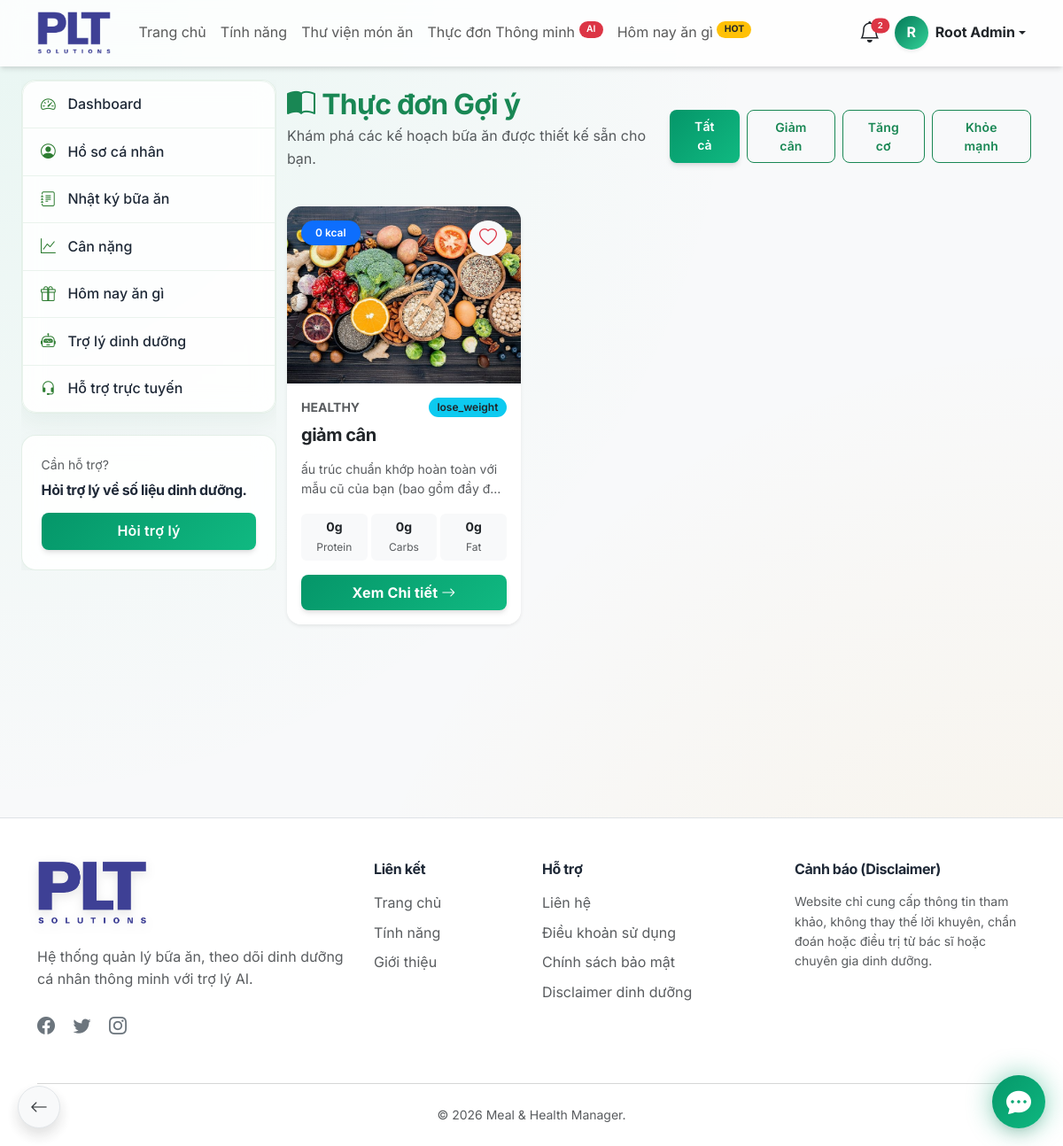
Page /user/meal-plans.php (signed in) on the committed database.
### tables this page shows
CREATE TABLE IF NOT EXISTS `meal_plans` (
  `id` bigint UNSIGNED NOT NULL AUTO_INCREMENT,
  `name` varchar(180) NOT NULL,
  `slug` varchar(200) NOT NULL,
  `description` text,
  `goal_type` enum('lose_weight','gain_weight','maintain_weight','gain_muscle') NOT NULL,
  `diet_type` varchar(255) DEFAULT 'normal',
  `total_calories` decimal(10,2) NOT NULL DEFAULT '0.00',
  `total_protein` decimal(10,2) NOT NULL DEFAULT '0.00',
  `total_carbs` decimal(10,2) NOT NULL DEFAULT '0.00',
  `total_fat` decimal(10,2) NOT NULL DEFAULT '0.00',
  `total_fiber` decimal(10,2) NOT NULL DEFAULT '0.00',
  `image` varchar(255) DEFAULT NULL,
  `is_premium` tinyint(1) NOT NULL DEFAULT '0',
  `status` enum('active','inactive') NOT NULL DEFAULT 'active',
  `created_by` bigint UNSIGNED DEFAULT NULL,
  `created_at` timestamp NOT NULL DEFAULT CURRENT_TIMESTAMP,
  `updated_at` timestamp NOT NULL DEFAULT CURRENT_TIMESTAMP ON UPDATE CURRENT_TIMESTAMP,
  PRIMARY KEY (`id`),
  UNIQUE KEY `slug` (`slug`),
  KEY `fk_meal_plans_created_by` (`created_by`),
  KEY `idx_meal_plans_goal` (`goal_type`),
  KEY `idx_meal_plans_status` (`status`),
  KEY `idx_meal_plans_premium` (`is_premium`)
);

### includes/functions.php (called while the page is built, shortened)
<?php
function meal_plan_image_url($image) {
    $fallback = BASE_URL . '/img/bg1.jpg';
    if (!is_string($image) || trim($image) === '') {
        return $fallback;
    }
    $image = str_replace('\\', '/', trim($image));
    $filename = basename($image);
    $relative = '/uploads/meal_plans/' . $filename;
    $full_path = dirname(__DIR__) . str_replace('/', DIRECTORY_SEPARATOR, $relative);
    return is_file($full_path) ? BASE_URL . $relative : $fallback;
}

### user/meal-plans.php (the view, shortened to what this page needs)
<?php
require_once __DIR__ . '/../includes/functions.php';
$database = new Database();
$conn = $database->getConnection();
$user_id = $_SESSION['user_id'];
$goalFilter = $_GET['goal'] ?? '';
$whereClauses = ["status = 'active'"];
$params = [];
$whereSql = "WHERE " . implode(' AND ', $whereClauses);
$stmt = $conn->prepare("SELECT * FROM meal_plans $whereSql ORDER BY created_at DESC");
$stmt->execute($params);
$plans = $stmt->fetchAll(PDO::FETCH_ASSOC);
$stmtFav = $conn->prepare("SELECT meal_plan_id FROM favorite_meal_plans WHERE user_id = :uid");
$stmtFav->execute([':uid' => $user_id]);
$favorites = $stmtFav->fetchAll(PDO::FETCH_COLUMN);
require_once __DIR__ . '/../includes/header.php';
?>
<div class="container py-4">
    <div class="row mb-4 align-items-center">
        <div class="col-md-6">
            <h2 class="fw-bold mb-0 text-success"><i class="bi bi-book-half me-2"></i>Thực đơn Gợi ý</h2>
            <p class="text-muted mt-1">Khám phá các kế hoạch bữa ăn được thiết kế sẵn cho bạn.</p>
        </div>
        <div class="col-md-6 text-md-end">
            <div class="d-inline-flex gap-2">
                <a href="<?php echo BASE_URL; ?>/user/meal-plans.php" class="btn btn-sm <?php echo empty($goalFilter) ? 'btn-success' : 'btn-outline-success'; ?>">Tất cả</a>
                <a href="<?php echo BASE_URL; ?>/user/meal-plans.php?goal=lose_weight" class="btn btn-sm <?php echo $goalFilter == 'lose_weight' ? 'btn-success' : 'btn-outline-success'; ?>">Giảm cân</a>
                <a href="<?php echo BASE_URL; ?>/user/meal-plans.php?goal=gain_muscle" class="btn btn-sm <?php echo $goalFilter == 'gain_muscle' ? 'btn-success' : 'btn-outline-success'; ?>">Tăng cơ</a>
                <a href="<?php echo BASE_URL; ?>/user/meal-plans.php?goal=maintain_weight" class="btn btn-sm <?php echo $goalFilter == 'maintain_weight' ? 'btn-success' : 'btn-outline-success'; ?>">Khỏe mạnh</a>
            </div>
        </div>
    </div>
    <?php if (empty($plans)): ?>
        <div class="card border-0 shadow-sm rounded-4 text-center py-5 my-4">
            <div class="card-body py-5">
                <div class="text-muted mb-3" style="font-size: 3.5rem;">
                    <i class="bi bi-search"></i>
                </div>
                <h4 class="fw-bold text-dark mb-2">Không tìm thấy thực đơn nào phù hợp</h4>
                <p class="text-muted mb-4">Hãy thử chọn mục tiêu khác hoặc xóa bộ lọc để khám phá thêm nhiều thực đơn dinh dưỡng phong phú.</p>
                <a href="<?php echo BASE_URL; ?>/user/meal-plans.php" class="btn btn-outline-success rounded-pill px-4 fw-bold">
                    <i class="bi bi-arrow-repeat me-1"></i> Xem tất cả thực đơn
                </a>
            </div>
        </div>
    <?php else: ?>
        <div class="row row-cols-1 row-cols-md-2 row-cols-lg-3 g-4">
            <?php foreach ($plans as $plan): ?>
                <?php $isFav = in_array($plan['id'], $favorites); ?>
                <div class="col">
                    <div class="card h-100 shadow-sm border-0 card-hover overflow-hidden">
                        <div class="position-relative">
                            <img src="<?php echo htmlspecialchars(meal_plan_image_url($plan['image']), ENT_QUOTES, 'UTF-8'); ?>" class="card-img-top" alt="<?php echo htmlspecialchars($plan['name']); ?>" style="height: 200px; object-fit: cover;">
                            <div class="position-absolute top-0 start-0 m-3 d-flex flex-column gap-2">
                                <span class="badge bg-primary px-3 py-2 shadow-sm rounded-pill"><?php echo round($plan['total_calories']); ?> kcal</span>
                            </div>
                            <form method="POST" action="<?php echo BASE_URL; ?>/user/meal-plans.php<?php echo $goalFilter ? '?goal=' . urlencode($goalFilter) : ''; ?>" class="position-absolute top-0 end-0 m-3">
                                <button type="submit" class="btn btn-light rounded-circle shadow-sm text-danger d-flex align-items-center justify-content-center" style="width: 40px; height: 40px;">
                                    <i class="bi <?php echo $isFav ? 'bi-heart-fill' : 'bi-heart'; ?> fs-5"></i>
                                </button>
                            </form>
                        </div>
                        <div class="card-body">
                            <div class="mb-2 d-flex justify-content-between align-items-center">
                                <span class="text-uppercase small fw-bold text-muted"><?php echo htmlspecialchars($plan['diet_type']); ?></span>
                                <?php
                                    $bg = 'bg-secondary';
                                    if($plan['goal_type'] == 'lose_weight') $bg = 'bg-info text-dark';
                                ?>
                                <span class="badge <?php echo $bg; ?>"><?php echo $plan['goal_type']; ?></span>
                            </div>
                            <h5 class="card-title fw-bold mb-3"><?php echo htmlspecialchars($plan['name']); ?></h5>
                            <p class="card-text text-muted small" style="display: -webkit-box; -webkit-line-clamp: 2; -webkit-box-orient: vertical; overflow: hidden;">
                                <?php echo htmlspecialchars($plan['description'] ?: 'Không có mô tả cho thực đơn này.'); ?>
                            </p>
                        </div>
                        <div class="card-footer bg-white border-0 pt-0 pb-3">
                            <div class="row text-center mb-3 g-1 small">
                                <div class="col-4"><div class="p-1 rounded bg-light"><strong><?php echo round($plan['total_protein']); ?>g</strong><br><span class="text-muted" style="font-size:0.75rem">Protein</span></div></div>
                                <div class="col-4"><div class="p-1 rounded bg-light"><strong><?php echo round($plan['total_carbs']); ?>g</strong><br><span class="text-muted" style="font-size:0.75rem">Carbs</span></div></div>
                                <div class="col-4"><div class="p-1 rounded bg-light"><strong><?php echo round($plan['total_fat']); ?>g</strong><br><span class="text-muted" style="font-size:0.75rem">Fat</span></div></div>
                            </div>
                            <a href="<?php echo BASE_URL; ?>/user/meal-plan-view.php?id=<?php echo $plan['id']; ?>" class="btn btn-success w-100 fw-bold">Xem Chi tiết <i class="bi bi-arrow-right"></i></a>
                        </div>
                    </div>
                </div>
            <?php endforeach; ?>
        </div>
    <?php endif; ?>
</div>
<?php require_once __DIR__ . '/../includes/footer.php'; ?>

### assets/css/style.css (style rules this page uses)
:root { --primary-color: #059669; --primary-light: #34d399; --primary-dark: #047857; --primary-bg: #ecfdf5; --secondary-color: #f59e0b; --secondary-light: #fbbf24; --secondary-bg: #fffbeb; --text-color: #1f2937; --text-muted: #6b7280; --bg-color: #f3f4f6; --card-bg: #ffffff; --border-color: #e5e7eb; --gradient-primary: linear-gradient(135deg, #059669 0%, #10b981 100%); --gradient-health: linear-gradient(135deg, #047857 0%, #34d399 100%); --gradient-glow: linear-gradient(135deg, rgba(5, 150, 105, 0.4) 0%, rgba(16, 185, 129, 0) 100%); --gradient-dark: linear-gradient(135deg, #1f2937 0%, #111827 100%); --shadow-sm: 0 1px 2px 0 rgba(0, 0, 0, 0.05); --shadow-md: 0 4px 6px -1px rgba(0, 0, 0, 0.1), 0 2px 4px -1px rgba(0, 0, 0, 0.06); --shadow-lg: 0 10px 15px -3px rgba(0, 0, 0, 0.1), 0 4px 6px -2px rgba(0, 0, 0, 0.05); --shadow-glow: 0 0 20px rgba(5, 150, 105, 0.3); --radius-sm: 0.5rem; --radius-md: 1rem; --radius-lg: 1.5rem; --radius-xl: 2rem; --transition-fast: 0.15s cubic-bezier(0.4, 0, 0.2, 1); --transition-base: 0.3s cubic-bezier(0.4, 0, 0.2, 1); --transition-bounce: 0.5s cubic-bezier(0.34, 1.56, 0.64, 1); }
html { scroll-behavior: smooth; -webkit-overflow-scrolling: touch; }
body { font-family: 'Inter', -apple-system, BlinkMacSystemFont, "Segoe UI", Roboto, sans-serif; color: var(--text-color); background-color: var(--bg-color); background-image: radial-gradient(at 0% 0%, rgba(52, 211, 153, 0.08) 0px, transparent 50%), radial-gradient(at 100% 100%, rgba(245, 158, 11, 0.08) 0px, transparent 50%); background-attachment: scroll; line-height: 1.6; -webkit-font-smoothing: antialiased; }
h1, h2, h3, h4, h5, h6 { letter-spacing: -0.025em; font-weight: 700; }
.card { border-radius: var(--radius-md); border: 1px solid rgba(0,0,0,0.03); box-shadow: var(--shadow-md); transition: all var(--transition-bounce); background-color: var(--card-bg); }
.card-footer { background-color: transparent; border-top: 1px solid rgba(0,0,0,0.03); }
.btn { border-radius: var(--radius-sm); font-weight: 600; padding: 0.5rem 1.25rem; transition: all var(--transition-base); letter-spacing: 0.01em; }
.btn-primary, .btn-success { background: var(--gradient-primary) !important; border: none !important; color: white !important; box-shadow: var(--shadow-md); }
.badge { padding: 0.4em 0.8em; border-radius: 20px; font-weight: 600; }
@media (min-width: 992px) { body.user-area > main > .container, body.user-area > main > .container-fluid { width: 100%; max-width: none; margin-right: 24px; margin-left: 0; flex-grow: 1; } }
.btn-outline-primary, .btn-outline-success, .btn-outline-secondary, .btn-outline-info, .btn-outline-warning, .btn-outline-danger { transition: all 0.25s cubic-bezier(0.4, 0, 0.2, 1) !important; }

### user/meal-plans.php (style rules this page uses)
.card-hover { transition: transform 0.2s ease, box-shadow 0.2s ease; }

### rows in the picture
meal_plans: total_calories "0", diet_type "HEALTHY", goal_type "lose_weight", name "giảm cân", description "ấu trúc chuẩn khớp hoàn toàn với mẫu cũ của bạn (bao gồm đầy…", total_protein "0", total_carbs "0", total_fat "0"

### other values in the picture
$total_bell_count "2"
substr($_SESSION['full_name'] ?? 'U', 0, 1) "R"
$_SESSION['full_name'] "Root Admin"
$sidebar_item['label'] "Dashboard"
$sidebar_item['label'] "Hồ sơ cá nhân"
$sidebar_item['label'] "Nhật ký bữa ăn"
$sidebar_item['label'] "Cân nặng"
$sidebar_item['label'] "Hôm nay ăn gì"
$sidebar_item['label'] "Trợ lý dinh dưỡng"
$sidebar_item['label'] "Hỗ trợ trực tuyến"
APP_NAME "Meal & Health Manager"
